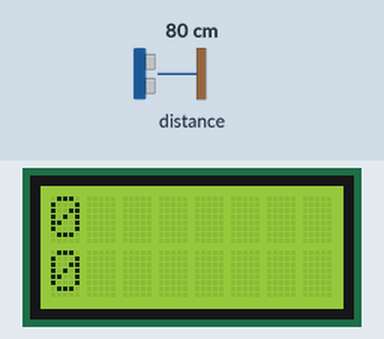
Simulated run of this sketch. Board: Arduino Leonardo, built with avr-gcc and run on an emulated ATmega32U4. Shown: 8×2 character LCD. Inputs (shaded band) come from the test bench; at power-on: distance to the obstacle 80 cm.

Above: at 1.2 s.
1.3 s: distance to the obstacle set to 2 cm
At 2.5 s:
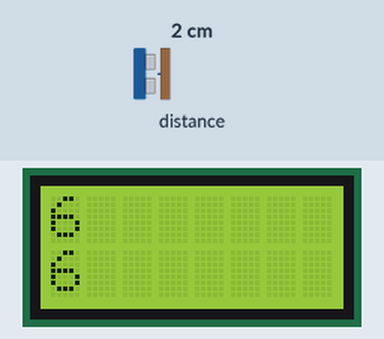
2.8 s: distance to the obstacle set to 18 cm
At 3.1 s:
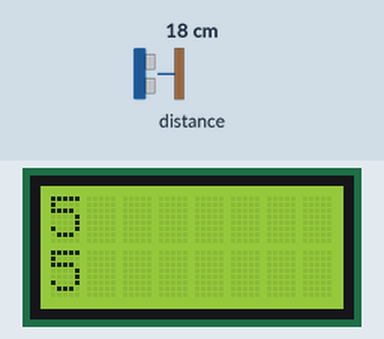
5.8 s: distance to the obstacle set to 35 cm
At 7.1 s:
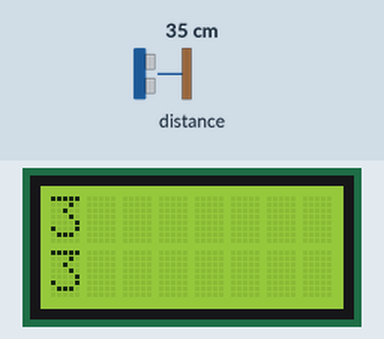
Timing chart, 0 to 8.8 s (numbered marks = the images above; inputs shaded):
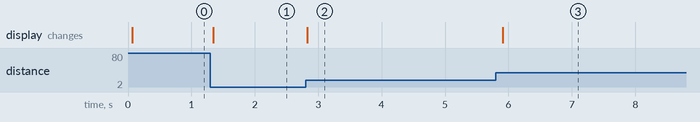

Measured:
- after the input at 1.3 s, the display: changes at once (image 1)
- after the input at 2.8 s, the display: changes at once (image 2)
- after the input at 5.8 s, the display: changes after 0.11 s (image 3)

The sketch:

ProxTester.ino
```cpp
#include <Zumo32U4.h>
#include <Wire.h>

Zumo32U4LCD lcd;
Zumo32U4ProximitySensors proxSensors;
#define NUM_SENSORLEVELS 6
//uint16_t brightnessLevels[NUM_SENSORLEVELS]={1,1,3,3,5,5};
uint16_t brightnessLevels[]={1,1,3,3,5,5};

void setup() {
  // put your setup code here, to run once:
  proxSensors.initThreeSensors();
  //proxSensors.setBrightnessLevels(brightnessLevels,NUM_SENSORLEVELS/2);
  proxSensors.setBrightnessLevels(brightnessLevels,sizeof(brightnessLevels)/2);
}

void loop() {
  // put your main code here, to run repeatedly:
  proxSensors.read();
  int center_left_sensor = proxSensors.countsFrontWithLeftLeds();
  int center_right_sensor = proxSensors.countsFrontWithRightLeds();
  lcd.clear();
  lcd.gotoXY(0,0);
  lcd.print((String)center_left_sensor);
  lcd.gotoXY(0,1);
  lcd.print((String)center_right_sensor);
  delay(100);
}
```
